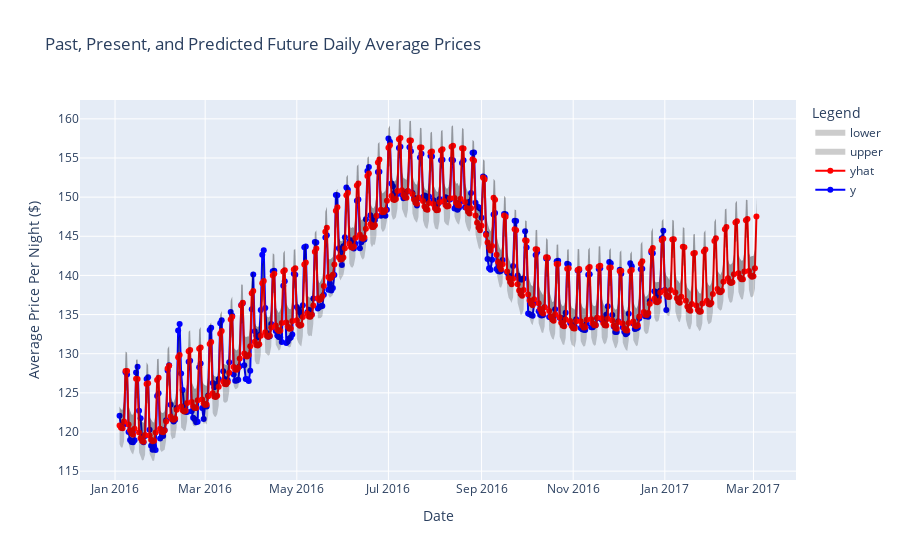

Source (notebook cell):
### Code cell
fig = go.Figure()

fig.add_trace(
    go.Scatter(x=previous_future_prices.index, 
                y=previous_future_prices['y'], 
                mode='lines+markers',
                name='y',
                line_color='blue')
)

fig.add_trace(
    go.Scatter(x=previous_future_prices.index, 
                y=previous_future_prices['yhat'], 
                mode='lines+markers',
                line_color='red',
                name='yhat'),
)

fig.add_trace(
    go.Scatter(x=previous_future_prices.index, 
                y=previous_future_prices['yhat_upper'],
                fillcolor='rgba(0,0,0,.2)', 
                #opacity=0.1,
                fill='tonexty', 
                mode='none', 
                name='upper')
)

fig.add_trace(
    go.Scatter(x=previous_future_prices.index, 
                y=previous_future_prices['yhat_lower'],
                fillcolor='rgba(0,0,0,.2)', 
                #opacity=0.01,
                fill='tonexty', 
                mode='none', 
                name='lower')
)

fig.update_layout(
    title="Past, Present, and Predicted Future Daily Average Prices",
    xaxis_title="Date",
    yaxis_title="Average Price Per Night ($)",
    legend_title="Legend",
)


fig.show()

### Figure 1 — Plotly figure (JSON) as saved in the notebook; plotly's stock layout.template omitted (floating-point values rounded to 4 significant figures; data arrays with more than 128 entries replaced by an {"elided": "..."} marker saying what was removed)
{"data": [{"line": {"color": "blue"}, "mode": "lines+markers", "name": "y", "type": "scatter", "x": {"elided": "425 str values"}, "y": {"elided": "425 float values"}}, {"line": {"color": "red"}, "mode": "lines+markers", "name": "yhat", "type": "scatter", "x": {"elided": "425 str values"}, "y": {"elided": "425 float values"}}, {"fill": "tonexty", "fillcolor": "rgba(0,0,0,.2)", "mode": "none", "name": "upper", "type": "scatter", "x": {"elided": "425 str values"}, "y": {"elided": "425 float values"}}, {"fill": "tonexty", "fillcolor": "rgba(0,0,0,.2)", "mode": "none", "name": "lower", "type": "scatter", "x": {"elided": "425 str values"}, "y": {"elided": "425 float values"}}], "layout": {"legend": {"title": {"text": "Legend"}}, "title": {"text": "Past, Present, and Predicted Future Daily Average Prices"}, "xaxis": {"title": {"text": "Date"}}, "yaxis": {"title": {"text": "Average Price Per Night ($)"}}}}
